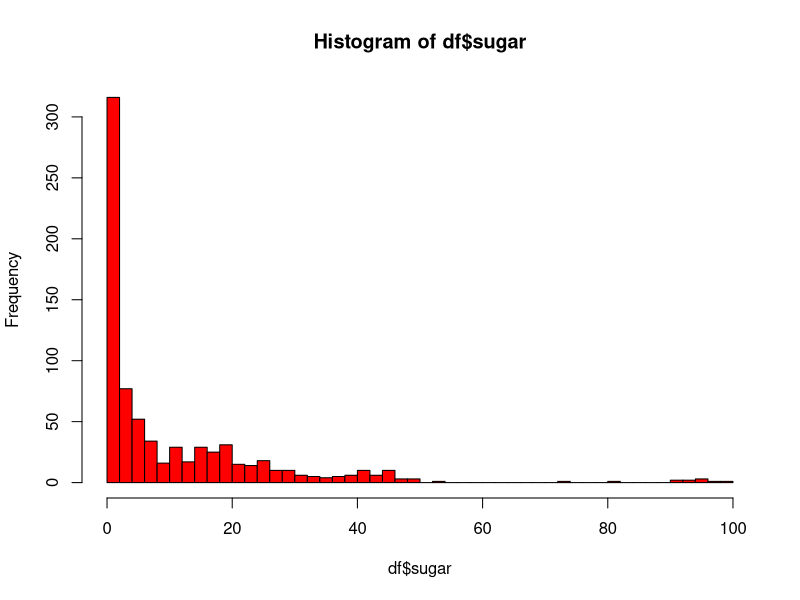

Here is the R script that generated this plot:

#Rum project: data cleaning script 2
#Fall 2016
#Peer Christensen

# This script takes a csv consisting of data from a list of rums and sugar contents
# cleans the data and creates an improved csv file

setwd("/Users/peerchristensen/Desktop/rum project")
rums = read.csv("rumlist.csv", header=T,stringsAsFactors = F,sep="\t")
rums=as.vector(t(rums))
rums = gsub("^....","",rums) #look up regular expressions if unclear
sugar = regmatches(rums,gregexpr(":...",rums))
sugar = as.numeric(gsub("[^0-9]","",sugar))
rums=sub("(.*?):.*", "\\1", rums)

df=as.data.frame(sugar)
df$label=rums
df=df[,c(2,1)]

#delete duplicate rows, remove NA and "ron, set =< 2 to 0, alph. order
df=na.omit(df)
df$label=gsub("Ron ","",df$label)
df= df[!duplicated(df), ]
df$sugar[df$sugar<=2] <- 0
df=df[order(df$label),]

hist(df$sugar,breaks=length(unique(df$sugar)),col="red")

#write csv
write.table(df,"rum_sugar.txt",sep="\t")
write.csv2(df,"rum_sugar.csv",sep=";")